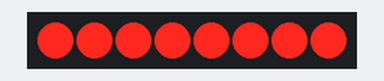
This sketch was run on a simulated Arduino Uno, built with avr-gcc and run on an emulated ATmega328P. Parts: 8 shift-register outputs drawn as a row of LEDs (first output left, lit = HIGH). Wiring (inferred from the names in the program): shift register (74HC595): data pin 4; shift clock pin 3; latch pin 2. Wiring (inferred from the signals the program sends): row of LEDs: on Q0, Q1, Q2, Q3, Q4, Q5, Q6, Q7.

Above: at 0.2 s.
At 0.7 s:
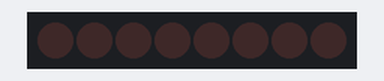
At 1.12 s:
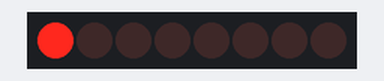
At 1.37 s:
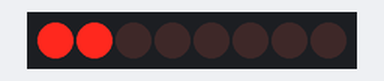
At 2.12 s:
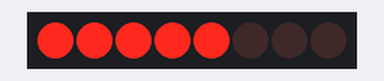
At 3.5 s:
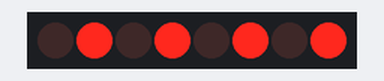
Timing chart, 0 to 5.2 s (numbered marks = the images above):
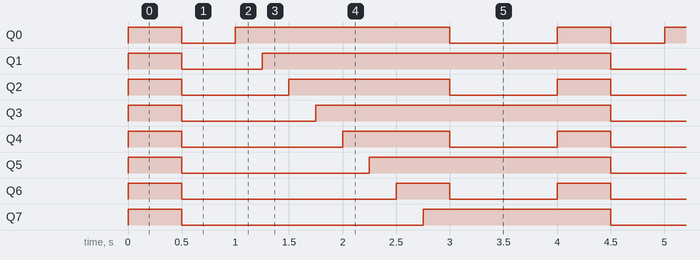

Measured:
- by itself, Q0: repeats every 4.0 s: LOW 0.50 s, HIGH 2.0 s, LOW 1.0 s, HIGH 0.50 s
- by itself, Q1: repeats every 4.0 s: LOW 0.75 s, HIGH 3.3 s
- by itself, Q2: repeats every 4.0 s: LOW 1.0 s, HIGH 1.5 s, LOW 1.0 s, HIGH 0.50 s
- by itself, Q3: repeats every 4.0 s: LOW 1.3 s, HIGH 2.8 s
- by itself, Q4: repeats every 4.0 s: LOW 1.5 s, HIGH 1.0 s, LOW 1.0 s, HIGH 0.50 s
- by itself, Q5: repeats every 4.0 s: LOW 1.8 s, HIGH 2.3 s
- by itself, Q6: repeats every 4.0 s: LOW 2.0 s, HIGH 0.50 s, LOW 1.0 s, HIGH 0.50 s
- by itself, Q7: repeats every 4.0 s: LOW 2.3 s, HIGH 1.8 s

The sketch:

shift_out.ino
```cpp
#include <ShiftRegister74HC595.h>

// create a global shift register object
// parameters: (number of shift registers, data pin, clock pin, latch pin)
const byte dataPin  = 4; //Pin connected to DS of 74HC595
const byte clockPin = 3; //Pin connected to SH_CP of 74HC595
const byte latchPin = 2; //Pin connected to ST_CP of 74HC595

ShiftRegister74HC595 sr (1, dataPin, clockPin, latchPin);


void setup() {
}

void loop() {
  //for (int i=0; i<8; i++) {
  //  delay(250);
  //}

  // setting all pins at the same time to either HIGH or LOW
  sr.setAllHigh(); // set all pins HIGH
  delay(500);

  sr.setAllLow(); // set all pins LOW
  delay(500);


  // setting single pins
  for (int i = 0; i < 8; i++) {

    sr.set(i, HIGH); // set single pin HIGH
    delay(250);
  }


  // set all pins at once
  uint8_t pinValues[] = { B10101010 };
  sr.setAll(pinValues);
  delay(1000);


  // read pin (zero based, i.e. 6th pin)
  uint8_t stateOfPin5 = sr.get(5);


  // set pins without immediate update
  sr.setNoUpdate(0, HIGH);
  sr.setNoUpdate(1, LOW);
  // at this point of time, pin 0 and 1 did not change yet
  sr.updateRegisters(); // update the pins to the set values

}
```
